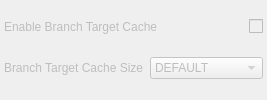
                   <widget class="QWidget" name="G_BRANCH_TARGET_DISABLED_PAGE" >
                    <layout class="QVBoxLayout" >
                     <property name="margin" >
                      <number>0</number>
                     </property>
                     <property name="spacing" >
                      <number>0</number>
                     </property>
                     <item>
                      <layout class="QHBoxLayout" >
                       <property name="margin" >
                        <number>4</number>
                       </property>
                       <property name="spacing" >
                        <number>6</number>
                       </property>
                       <item>
                        <widget class="QLabel" name="G_USE_BRANCH_TARGET_CACHE_LABEL_0" >
                         <property name="sizePolicy" >
                          <sizepolicy>
                           <hsizetype>7</hsizetype>
                           <vsizetype>5</vsizetype>
                           <horstretch>0</horstretch>
                           <verstretch>0</verstretch>
                          </sizepolicy>
                         </property>
                         <property name="toolTip" >
                          <string>&lt;qt>&lt;i>&lt;font color="grey">Enable Branch Target Cache in MicroBlaze.  When this parameter is set, the branch target cache is implemented, which improves branch performance by predicting conditional branches and caching branch targets.&lt;/font>&lt;/i>&lt;br>&lt;br>Note that to be able to use the Branch Target Cache, area optimization must not be enabled on the preceeding page.&lt;/qt></string>
                         </property>
                         <property name="text" >
                          <string>Enable Branch Target Cache</string>
                         </property>
                         <property name="enabled" >
                          <bool>false</bool>
                         </property>
                        </widget>
                       </item>
                       <item>
                        <widget class="QCheckBox" name="G_USE_BRANCH_TARGET_CACHE_0" >
                         <property name="sizePolicy" >
                          <sizepolicy>
                           <hsizetype>1</hsizetype>
                           <vsizetype>0</vsizetype>
                           <horstretch>0</horstretch>
                           <verstretch>1</verstretch>
                          </sizepolicy>
                         </property>
                         <property name="text" >
                          <string/>
                         </property>
                         <property name="enabled" >
                          <bool>false</bool>
                         </property>
                        </widget>
                       </item>
                      </layout>
                     </item>
                     <item>
                      <layout class="QHBoxLayout" >
                       <property name="margin" >
                        <number>4</number>
                       </property>
                       <property name="spacing" >
                        <number>6</number>
                       </property>
                       <item>
                        <widget class="QLabel" name="G_BRANCH_TARGET_CACHE_SIZE_LABEL_0" >
                         <property name="sizePolicy" >
                          <sizepolicy>
                           <hsizetype>7</hsizetype>
                           <vsizetype>5</vsizetype>
                           <horstretch>0</horstretch>
                           <verstretch>0</verstretch>
                          </sizepolicy>
                         </property>
                         <property name="toolTip" >
                          <string>&lt;qt>&lt;i>&lt;font color="grey">This parameter specifies the Branch Target Cache size.  The DEFAULT value, which uses one Block RAM, gives 1024 cache entries in Virtex-5, Virtex-6 or Series 7, and 512 in all other architectures.  This value is recommended, unless Block RAM use must be avoided or further performance increase is desired.  Values from 8 to 64 entries are implemented with Distributed RAM, and values from 512 to 2048 entries use Block RAM.&lt;/font>&lt;/i>&lt;/qt></string>
                         </property>
                         <property name="text" >
                          <string>Branch Target Cache Size</string>
                         </property>
                         <property name="enabled" >
                          <bool>false</bool>
                         </property>
                        </widget>
                       </item>
                       <item>
                        <widget class="QComboBox" name="G_BRANCH_TARGET_CACHE_SIZE_0" >
                         <property name="minimumSize" >
                          <size>
                           <width>100</width>
                           <height>0</height>
                          </size>
                         </property>
                         <property name="enabled" >
                          <bool>false</bool>
                         </property>
                         <item>
                          <property name="text" >
                           <string>DEFAULT</string>
                          </property>
                         </item>
                         <item>
                          <property name="text" >
                           <string>8 ENTRIES</string>
                          </property>
                         </item>
                         <item>
                          <property name="text" >
                           <string>16 ENTRIES</string>
                          </property>
                         </item>
                         <item>
                          <property name="text" >
                           <string>32 ENTRIES</string>
                          </property>
                         </item>
                         <item>
                          <property name="text" >
                           <string>64 ENTRIES</string>
                          </property>
                         </item>
                         <item>
                          <property name="text" >
                           <string>512 ENTRIES</string>
                          </property>
                         </item>
                         <item>
                          <property name="text" >
                           <string>1024 ENTRIES</string>
                          </property>
                         </item>
                         <item>
                          <property name="text" >
                           <string>2048 ENTRIES</string>
                          </property>
                         </item>
                        </widget>
                       </item>
                      </layout>
                     </item>
                    </layout>
                   </widget>
